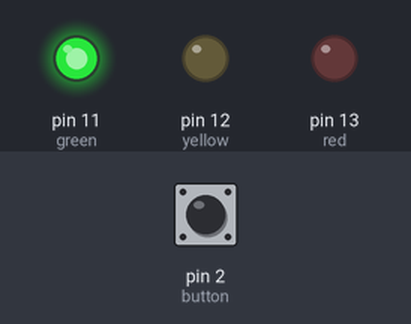
The sketch below on a simulated Arduino Uno, built with avr-gcc and run on an emulated ATmega328P. On the bench: output pins drawn as LEDs (lit = HIGH). Inputs (shaded band) come from the test bench; at power-on: pin 2 (button) LOW.

Above: at 1.2 s.
1.3 s: pin 2 (button) pulled HIGH for 0.15 s
At 2.6 s:
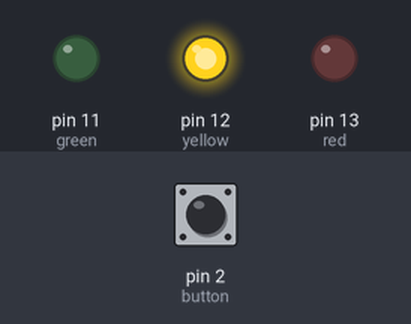
At 4.9 s:
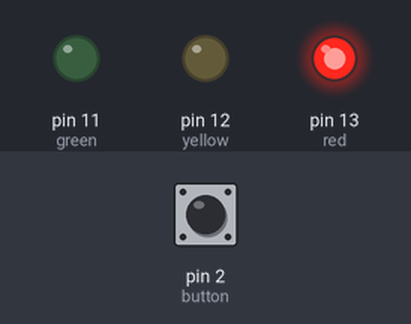
Timing chart, 0 to 12.8 s (numbered marks = the images above; inputs shaded):
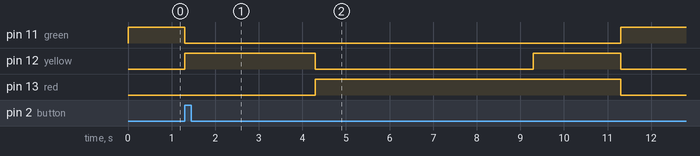

The sketch:

01_trafficLightExercise.ino
```cpp
int red = 13;
int yellow = 12;
int green = 11;
int button = 2; // switch is on pin 2
int buttonValue = 0; // switch defaults to 0 or LOW

void setup() {
  // put your setup code here, to run once:
  pinMode(red, OUTPUT);
  pinMode(yellow, OUTPUT);
  pinMode(green, OUTPUT);
  pinMode(button,INPUT);
  digitalWrite(green,HIGH);
}

void loop(){
// read the value of the switch
  buttonValue = digitalRead(button);
// if the switch is HIGH, ie. pushed down - change the lights!
  if (buttonValue == HIGH){
    changeLights();
    delay(15000); // wait for 15 seconds
  }
}

void changeLights(){
// green off, yellow for 3 seconds
  digitalWrite(green, LOW);
  digitalWrite(yellow,HIGH);
  delay(3000);

  // turn off yellow, then turn red on for 5 seconds
  digitalWrite(yellow,LOW);
  digitalWrite(red,HIGH);
  delay(5000);

  // red and yellow on for 2 seconds (red is already on though)
  digitalWrite(yellow,HIGH);
  delay(2000);

  // turn off red and yellow, then turn on green
  digitalWrite(yellow,LOW);
  digitalWrite(red,LOW);
  digitalWrite(green,HIGH);
}
```

Measured:
- after the input at 1.3 s, pin 11 (green): HIGH → LOW at once, → HIGH 10.0 s later; pin 12 (yellow): LOW → HIGH at once, → LOW 3.0 s later, → HIGH 5.0 s later, → LOW 2.0 s later; pin 13 (red): LOW → HIGH after 3.0 s, → LOW 7.0 s later
